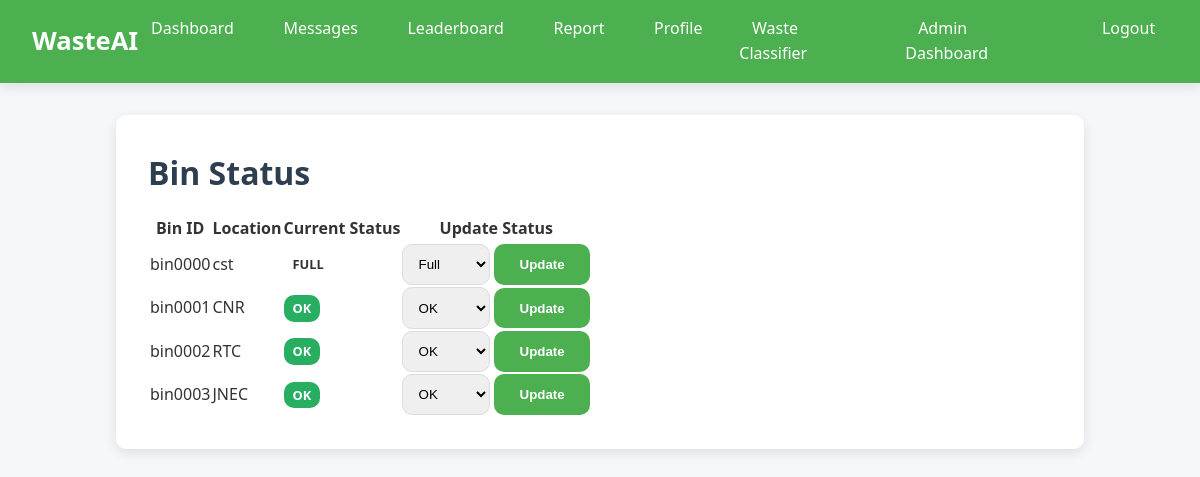
Screenshot of /bin_status (signed in) with the database file from the repository.
### app.py (models this page shows)
class Bin(db.Model):
    id = db.Column(db.Integer, primary_key=True)
    bin_id = db.Column(db.String(50), unique=True, nullable=False)
    location = db.Column(db.String(200), nullable=False)
    status = db.Column(db.String(50), default='ok')
    school_id = db.Column(db.Integer, db.ForeignKey('school.id'), nullable=True)

### app.py (the view)
@app.route("/bin_status")
@login_required
def bin_status():
    if current_user.role != 'admin':
        flash("You do not have permission to access this page.", "danger")
        return redirect(url_for('dashboard'))
    bins = Bin.query.all()
    return render_template("bin_status.html", bins=bins)

### app.py (called while the page is built)
@login_manager.user_loader
def load_user(user_id):
    return User.query.get(int(user_id))

### templates/bin_status.html (shortened to what this page needs)
{% extends "base.html" %}
{% block content %}
<div class="card">
    <h1>Bin Status</h1>
    <table class="table">
        <thead>
            <tr>
                <th>Bin ID</th>
                <th>Location</th>
                <th>Current Status</th>
                <th>Update Status</th>
            </tr>
        </thead>
        <tbody>
            {% for bin in bins %}
            <tr>
                <td>{{ bin.bin_id }}</td>
                <td>{{ bin.location }}</td>
                <td><span class="badge {{ 'badge-success' if bin.status == 'ok' else 'badge-danger' }}">{{ bin.status.capitalize() }}</span></td>
                <td>
                    <form method="POST" action="{{ url_for('update_bin_status', bin_id=bin.id) }}">
                        <select name="status" class="form-control" style="width: auto; display: inline-block;">
                            <option value="ok" {% if bin.status == 'ok' %}selected{% endif %}>OK</option>
                            <option value="full" {% if bin.status == 'full' %}selected{% endif %}>Full</option>
                        </select>
                        <button type="submit" class="btn btn-primary btn-sm">Update</button>
                    </form>
                </td>
            </tr>
            {% endfor %}
        </tbody>
    </table>
</div>
{% endblock %}

### templates/base.html (style rules this page uses)
:root { --primary: #4CAF50; --primary-dark: #388E3C; --secondary: #2c3e50; --light-bg: #f5f7fa; --text-dark: #333; --text-light: #fff; --shadow: 0 4px 12px rgba(0, 0, 0, 0.1); --radius: 10px; }
* { margin: 0; padding: 0; box-sizing: border-box; }
body { font-family: "Segoe UI", Roboto, Arial, sans-serif; background: var(--light-bg); color: var(--text-dark); line-height: 1.6; }
.card { background: #fff; border-radius: var(--radius); box-shadow: var(--shadow); padding: 2rem; margin-bottom: 2rem; transition: transform 0.3s; }
h1, h2, h3 { color: var(--secondary); margin-bottom: 1rem; }
.form-control, .form-control-file { width: 100%; padding: 0.7rem; border: 1px solid #ddd; border-radius: var(--radius); outline: none; transition: border 0.3s; }
.btn { display: inline-block; padding: 0.8rem 1.6rem; border: none; border-radius: var(--radius); cursor: pointer; font-weight: bold; text-align: center; transition: background 0.3s, transform 0.2s; }
.btn-primary { background: var(--primary); color: var(--text-light); }
.badge { padding: 0.35em 0.7em; border-radius: var(--radius); font-size: 0.8rem; font-weight: bold; text-transform: uppercase; }
.badge-success { background: #27ae60; color: white; }

### rows the page displays
Bin: bin_id "bin0000", location "cst", status "FULL", status "Full"
Bin: bin_id "bin0001", location "CNR", status "OK"
Bin: bin_id "bin0002", location "RTC", status "OK"
Bin: bin_id "bin0003", location "JNEC", status "OK"
